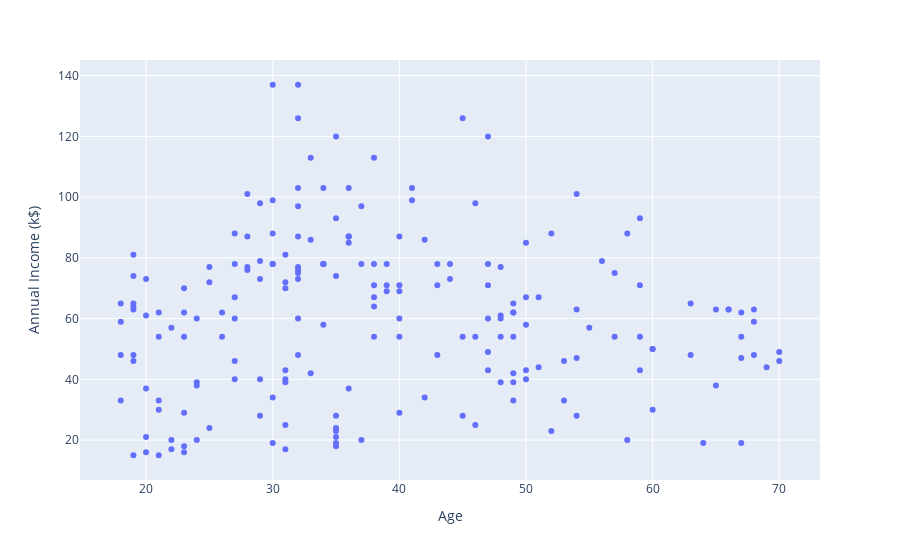

The notebook cell saved with this chart:
### Code cell
px.scatter(df,x='Age',y='Annual Income (k$)')

### Figure 1 — Plotly figure (JSON) as saved in the notebook; plotly's stock layout.template omitted (floating-point values rounded to 4 significant figures; data arrays with more than 128 entries replaced by an {"elided": "..."} marker saying what was removed)
{"data": [{"hovertemplate": "Age=%{x}<br>Annual Income (k$)=%{y}<extra></extra>", "legendgroup": "", "marker": {"color": "#636efa", "symbol": "circle"}, "mode": "markers", "name": "", "orientation": "v", "showlegend": false, "type": "scatter", "x": {"elided": "200 int values"}, "xaxis": "x", "y": {"elided": "200 int values"}, "yaxis": "y"}], "layout": {"autosize": true, "legend": {"tracegroupgap": 0}, "margin": {"t": 60}, "xaxis": {"anchor": "y", "autorange": true, "domain": [0, 1], "range": [14.75, 73.25], "title": {"text": "Age"}, "type": "linear"}, "yaxis": {"anchor": "x", "autorange": true, "domain": [0, 1], "range": [5.554, 146.4], "title": {"text": "Annual Income (k$)"}, "type": "linear"}}}
